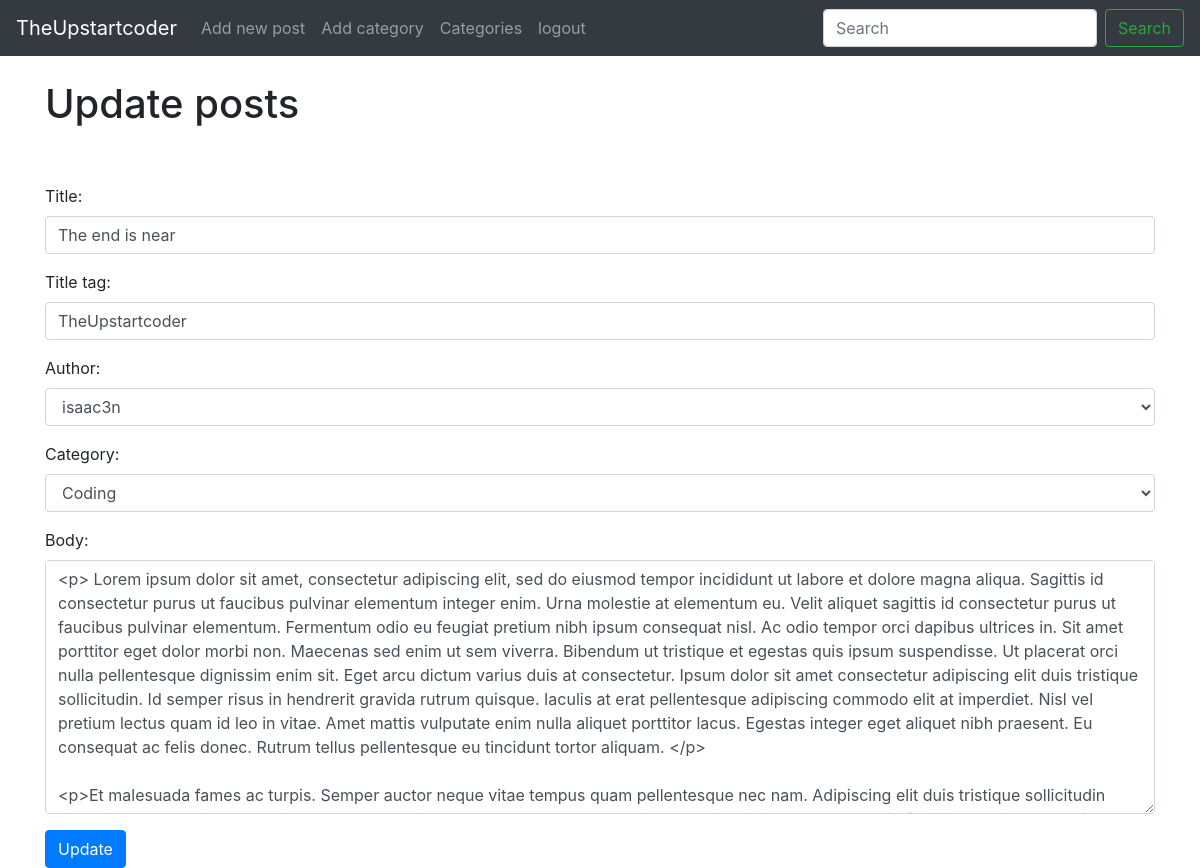
Before: /article/edit/7 (signed in) with the older database file.
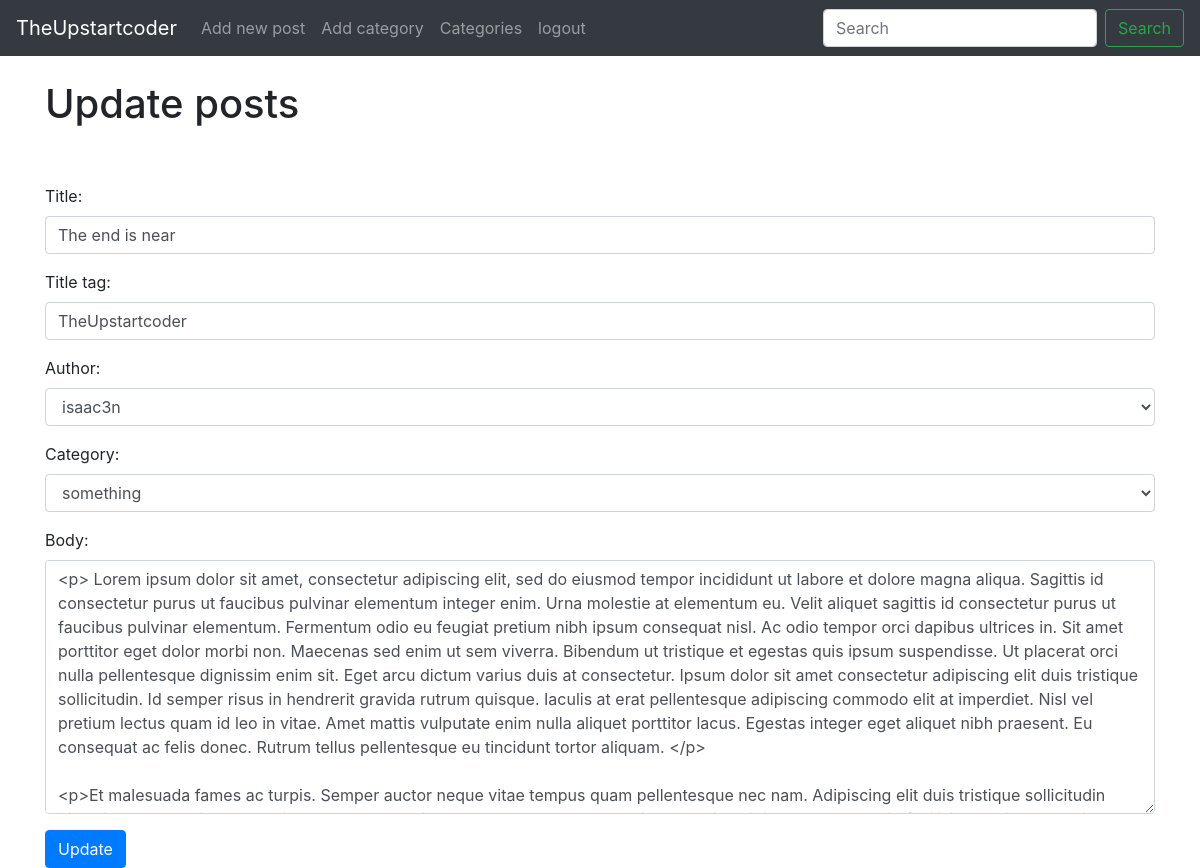
After: the same page with the newer database file.
### myblog/models.py (models this page shows, shortened)
class Post(models.Model):
    title = models.CharField(max_length=255)
    title_tag = models.CharField(max_length=25, default='TheUpstartcoder')
    author = models.ForeignKey(User, on_delete=models.CASCADE)
    body = models.TextField()
    pub_date =models.DateField(auto_now_add=True)
    category = models.CharField( max_length=255, default="coding")
    likes = models.ManyToManyField(User, related_name='blog_posts')

### myblog/views.py (the view)
# urls.py: path('article/edit/<int:pk>', UpdatePostView.as_view(), name='update_post'),
class UpdatePostView(UpdateView):
    model = Post
    form_class = PostForm
    template_name = 'update_post.html'

### myblog/forms.py
class PostForm(forms.ModelForm):
    class Meta:
        model = Post
        fields = ['title', 'title_tag', 'author','category', 'body']
        widgets = {
            'title' : forms.TextInput(attrs={'class': 'form-control', 'placeholder' : 'Give a fitting Title'}),
            'title_tag' : forms.TextInput(attrs={'class': 'form-control'}),
            'author' : forms.Select(attrs={'class': 'form-control'}),
            'category' : forms.Select(choices=choice_list, attrs={'class': 'form-control'}),
            'body' : forms.Textarea(attrs={'class': 'form-control'}),
        }

### myblog/templates/update_post.html (shortened to what this page needs)
{% extends 'base.html' %}
{% block content %}
{% if user.is_authenticated %}
    {% if user.is_superuser or user.id == post.author.id %}
        <h1>Update posts </h1>
        <br>
        <div clas='form-group'>
            <form method="POST">{% csrf_token %}
                <br>
                {{ form.as_p }}
                <button class="btn btn-primary">Update</button>
            </form>
        </div>
    {% else %}
        <p>This page is not available, Go back to the home page: <a href="{% url 'home' %}"  <button type="button" class="btn btn-secondary"> Home</button></a></p>
    {% endif %}
{% else %}
<p>This page is not available, Go back to the home page: <a href="{% url 'home' %}"  <button type="button" class="btn btn-secondary"> Home</button></a></p>
{% endif %}
{% endblock %}

Changed rows visible on the page:
changed Post "The end is near": category "Coding" → "something"
